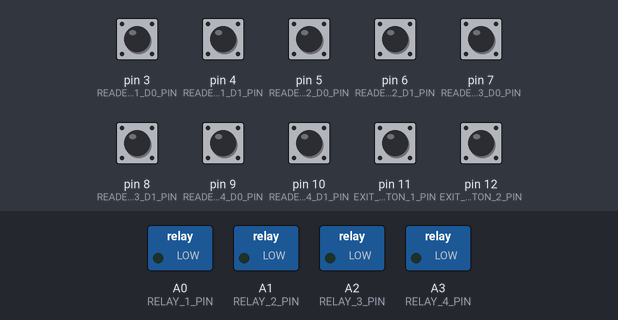
The sketch below on a simulated Arduino Uno, built with avr-gcc and run on an emulated ATmega328P. Shown: switched loads named in the sketch (green lamp = pin HIGH). The inputs (shaded band) are chosen by the test bench; at power-on: pin 3 (READER_1_D0_PIN), pin 4 (READER_1_D1_PIN), pin 5 (READER_2_D0_PIN), pin 6 (READER_2_D1_PIN), pin 7 (READER_3_D0_PIN), pin 8 (READER_3_D1_PIN), pin 9 (READER_4_D0_PIN), pin 10 (READER_4_D1_PIN), pin 11 (EXIT_BUTTON_1_PIN), pin 12 (EXIT_BUTTON_2_PIN) HIGH. What the sketch prints to the serial monitor is not drawn.

Above: at 1.2 s.
1.3 s: pin 11 (EXIT_BUTTON_1_PIN) pulled LOW for 0.15 s
At 1.7 s:
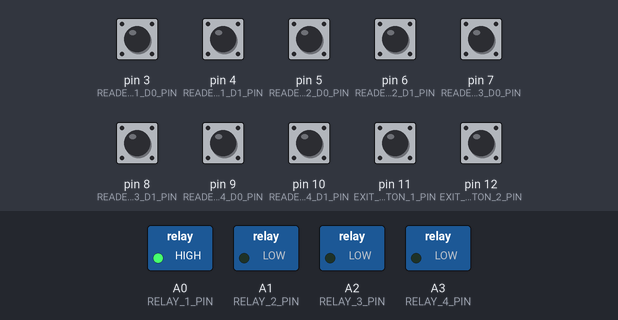
4.4 s: pin 12 (EXIT_BUTTON_2_PIN) pulled LOW for 0.15 s
At 5.2 s:
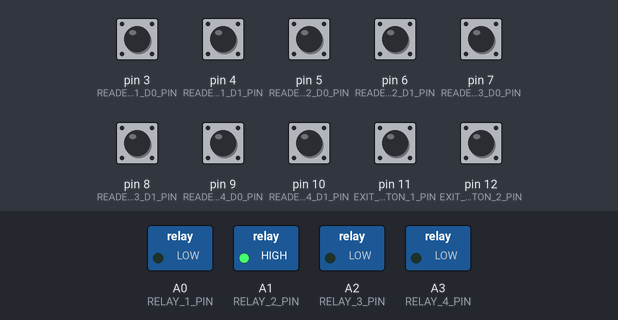
Timing chart, 0 to 8.9 s (numbered marks = the images above; inputs shaded):
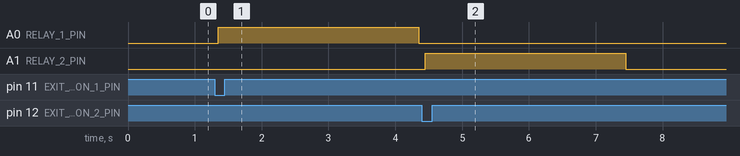

Measured:
- after the input at 1.3 s, A0 (RELAY_1_PIN): LOW → HIGH after 0.05 s, → LOW 3.0 s later
- after the input at 4.4 s, A1 (RELAY_2_PIN): LOW → HIGH after 0.05 s, → LOW 3.0 s later

The sketch:

Firmware-Control-Acceso.ino
```cpp
#include <RCSwitch.h>
#include "Wiegand34.h"

// ------------------------------ Hardware ------------------------------
const uint32_t UART_BAUD_RATE = 115200UL;

// D2 (INT0) is reserved for the 433 MHz RF receiver.
const uint8_t RF_RECEIVER_PIN = 2;

const uint8_t READER_1_D0_PIN = 3;
const uint8_t READER_1_D1_PIN = 4;
const uint8_t READER_2_D0_PIN = 5;
const uint8_t READER_2_D1_PIN = 6;
const uint8_t READER_3_D0_PIN = 7;
const uint8_t READER_3_D1_PIN = 8;
const uint8_t READER_4_D0_PIN = 9;
const uint8_t READER_4_D1_PIN = 10;

const uint8_t RELAY_1_PIN = A0;
const uint8_t RELAY_2_PIN = A1;
const uint8_t RELAY_3_PIN = A2;
const uint8_t RELAY_4_PIN = A3;
const uint8_t RELAY_COUNT = 4;
const uint8_t RELAY_ACTIVE_STATE = HIGH;
const uint8_t RELAY_INACTIVE_STATE = LOW;

// Exit buttons use the internal pull-ups and are active LOW.
const uint8_t EXIT_BUTTON_1_PIN = 11;
const uint8_t EXIT_BUTTON_2_PIN = 12;
const uint8_t EXIT_BUTTON_COUNT = 2;
const uint32_t EXIT_BUTTON_DEBOUNCE_MS = 50UL;
const uint16_t EXIT_BUTTON_RELAY_TIME_MS = 3000;

// While a remote button is held the same code is received continuously; it is
// reported again only after this interval.
const uint32_t RF_REPEAT_INTERVAL_MS = 3000UL;

// Keypad (Hikvision DS-K1802EK): every key arrives as a 4-bit Wiegand burst,
// 0-9 for digits, 0x0A for * and 0x0B for #. Keys pressed less than the
// Wiegand idle window apart merge into one burst of 8, 12 or 16 bits.
const uint8_t KEYPAD_BURST_BITS = 4;
const uint8_t KEYPAD_MAX_MERGED_BITS = 16;
const uint8_t KEY_STAR = 0x0A;
const uint8_t KEY_HASH = 0x0B;
const uint8_t PIN_MAX_DIGITS = 6;
const uint32_t PIN_TIMEOUT_MS = 10000UL;

// ------------------------------ Protocol ------------------------------
const uint8_t SOF = 0xAA;
const uint8_t EOF_MARKER = 0x55;

const uint8_t CMD_CARD_READ = 0x10;
const uint8_t CMD_RF_READ = 0x11;
const uint8_t CMD_EXIT_BUTTON = 0x12;
const uint8_t CMD_PIN_READ = 0x13;
const uint8_t CMD_ACTIVATE_RELAY = 0x20;

const uint8_t READER_1 = 0;
const uint8_t READER_2 = 1;
const uint8_t READER_3 = 2;
const uint8_t READER_4 = 3;
const uint8_t READER_COUNT = 4;

const uint8_t RELAY_1 = 0;
const uint8_t RELAY_2 = 1;
const uint8_t RELAY_3 = 2;
const uint8_t RELAY_4 = 3;

// The Wiegand library is used only to obtain the card code.
Wiegand34 reader1(READER_1_D0_PIN, READER_1_D1_PIN);
Wiegand34 reader2(READER_2_D0_PIN, READER_2_D1_PIN);
Wiegand34 reader3(READER_3_D0_PIN, READER_3_D1_PIN);
Wiegand34 reader4(READER_4_D0_PIN, READER_4_D1_PIN);

// The RCSwitch library is used only to obtain the RF code.
RCSwitch rfReceiver = RCSwitch();

uint32_t lastRFCode = 0;
uint32_t lastRFSentAt = 0;
bool hasLastRFCode = false;

// Digits typed on each reader's keypad, sent when # is pressed.
struct PinEntry {
  uint8_t digits[PIN_MAX_DIGITS];
  uint8_t length;
  bool overflow;
  uint32_t lastKeyAt;
};

PinEntry pinEntries[READER_COUNT];

struct RelayState {
  uint8_t pin;
  bool active;
  uint32_t activatedAt;
  uint16_t duration;
};

RelayState relays[RELAY_COUNT] = {
  { RELAY_1_PIN, false, 0, 0 },
  { RELAY_2_PIN, false, 0, 0 },
  { RELAY_3_PIN, false, 0, 0 },
  { RELAY_4_PIN, false, 0, 0 }
};

struct ExitButtonState {
  uint8_t pin;
  uint8_t relay;
  uint8_t stableLevel;
  uint8_t lastReading;
  uint32_t lastChangeAt;
};

// The array index is the ButtonID reported to the controller.
ExitButtonState exitButtons[EXIT_BUTTON_COUNT] = {
  { EXIT_BUTTON_1_PIN, RELAY_1, HIGH, HIGH, 0 },
  { EXIT_BUTTON_2_PIN, RELAY_2, HIGH, HIGH, 0 }
};

enum RxState {
  RX_WAIT_SOF,
  RX_READ_CMD,
  RX_READ_RELAY,
  RX_READ_TIME_MSB,
  RX_READ_TIME_LSB,
  RX_READ_CHECKSUM,
  RX_READ_EOF
};

RxState rxState = RX_WAIT_SOF;
uint8_t rxCommand = 0;
uint8_t rxRelay = 0;
uint16_t rxTime = 0;
uint8_t rxCalculatedChecksum = 0;
uint8_t rxReceivedChecksum = 0;

// XORs a sequence of protocol bytes. SOF and EOF are never supplied here.
uint8_t checksum(const uint8_t *data, uint8_t length) {
  uint8_t value = 0;

  for (uint8_t index = 0; index < length; index++) {
    value ^= data[index];
  }

  return value;
}

void resetParser() {
  rxState = RX_WAIT_SOF;
  rxCommand = 0;
  rxRelay = 0;
  rxTime = 0;
  rxCalculatedChecksum = 0;
  rxReceivedChecksum = 0;
}

// Sends: SOF, CMD, reader id, four card bytes (MSB first), checksum, EOF.
void sendCard(uint8_t reader, uint32_t card) {
  uint8_t frame[9];

  frame[0] = SOF;
  frame[1] = CMD_CARD_READ;
  frame[2] = reader;
  frame[3] = (uint8_t)(card >> 24);
  frame[4] = (uint8_t)(card >> 16);
  frame[5] = (uint8_t)(card >> 8);
  frame[6] = (uint8_t)card;
  frame[7] = checksum(&frame[1], 6);
  frame[8] = EOF_MARKER;

  Serial.write(frame, sizeof(frame));
}

// Sends: SOF, CMD, four RF code bytes (MSB first), checksum, EOF.
void sendRFCode(uint32_t code) {
  uint8_t frame[8];

  frame[0] = SOF;
  frame[1] = CMD_RF_READ;
  frame[2] = (uint8_t)(code >> 24);
  frame[3] = (uint8_t)(code >> 16);
  frame[4] = (uint8_t)(code >> 8);
  frame[5] = (uint8_t)code;
  frame[6] = checksum(&frame[1], 5);
  frame[7] = EOF_MARKER;

  Serial.write(frame, sizeof(frame));
}

// Sends: SOF, CMD, button id, checksum, EOF.
void sendExitButton(uint8_t button) {
  uint8_t frame[5];

  frame[0] = SOF;
  frame[1] = CMD_EXIT_BUTTON;
  frame[2] = button;
  frame[3] = checksum(&frame[1], 2);
  frame[4] = EOF_MARKER;

  Serial.write(frame, sizeof(frame));
}

// Sends: SOF, CMD, reader id, digit count, six digit values (unused ones are
// 0), checksum, EOF. The count keeps leading zeros: 0123 differs from 123.
void sendPin(uint8_t reader, const PinEntry &entry) {
  uint8_t frame[12] = { 0 };

  frame[0] = SOF;
  frame[1] = CMD_PIN_READ;
  frame[2] = reader;
  frame[3] = entry.length;

  for (uint8_t index = 0; index < entry.length; index++) {
    frame[4 + index] = entry.digits[index];
  }

  frame[10] = checksum(&frame[1], 9);
  frame[11] = EOF_MARKER;

  Serial.write(frame, sizeof(frame));
}

// Starts or restarts the requested relay timer without blocking other work.
void activateRelay(uint8_t relay, uint16_t time) {
  if (relay >= RELAY_COUNT) {
    return;
  }

  RelayState &state = relays[relay];
  state.duration = time;
  state.activatedAt = millis();
  state.active = true;
  digitalWrite(state.pin, RELAY_ACTIVE_STATE);
}

// Independently turns off each relay after its requested interval.
void updateRelays() {
  uint32_t now = millis();

  for (uint8_t relay = 0; relay < RELAY_COUNT; relay++) {
    RelayState &state = relays[relay];

    if (state.active && (uint32_t)(now - state.activatedAt) >= state.duration) {
      digitalWrite(state.pin, RELAY_INACTIVE_STATE);
      state.active = false;
    }
  }
}

// Executes only a fully received, checksum-validated command frame.
void processFrame() {
  if (rxCommand == CMD_ACTIVATE_RELAY && rxRelay < RELAY_COUNT) {
    activateRelay(rxRelay, rxTime);
  }
}

// Receives UART one byte at a time. An incomplete or malformed frame is ignored.
void processSerial() {
  while (Serial.available() > 0) {
    uint8_t byteReceived = (uint8_t)Serial.read();

    switch (rxState) {
      case RX_WAIT_SOF:
        if (byteReceived == SOF) {
          rxState = RX_READ_CMD;
        }
        break;

      case RX_READ_CMD:
        if (byteReceived == CMD_ACTIVATE_RELAY) {
          rxCommand = byteReceived;
          rxCalculatedChecksum = byteReceived;
          rxState = RX_READ_RELAY;
        } else if (byteReceived == SOF) {
          // An SOF here is a safe re-synchronization point before a command.
          rxState = RX_READ_CMD;
        } else {
          resetParser();
        }
        break;

      case RX_READ_RELAY:
        rxRelay = byteReceived;
        rxCalculatedChecksum ^= byteReceived;
        rxState = RX_READ_TIME_MSB;
        break;

      case RX_READ_TIME_MSB:
        rxTime = (uint16_t)byteReceived << 8;
        rxCalculatedChecksum ^= byteReceived;
        rxState = RX_READ_TIME_LSB;
        break;

      case RX_READ_TIME_LSB:
        rxTime |= byteReceived;
        rxCalculatedChecksum ^= byteReceived;
        rxState = RX_READ_CHECKSUM;
        break;

      case RX_READ_CHECKSUM:
        rxReceivedChecksum = byteReceived;
        rxState = RX_READ_EOF;
        break;

      case RX_READ_EOF:
        if (byteReceived == EOF_MARKER && rxReceivedChecksum == rxCalculatedChecksum) {
          processFrame();
          resetParser();
        } else if (byteReceived == SOF) {
          // If EOF was lost, retain this possible start of the next frame.
          rxState = RX_READ_CMD;
        }
        else {
          resetParser();
        }
        break;
    }
  }
}

void clearPin(PinEntry &entry) {
  entry.length = 0;
  entry.overflow = false;
}

// Digits accumulate per reader; * starts over and # sends the PIN. Typing more
// than PIN_MAX_DIGITS digits invalidates the entry, so a longer code never
// opens with its first six digits.
void handleKey(uint8_t reader, uint8_t key) {
  PinEntry &entry = pinEntries[reader];

  if (key <= 9) {
    entry.lastKeyAt = millis();
    if (entry.length < PIN_MAX_DIGITS) {
      entry.digits[entry.length++] = key;
    } else {
      entry.overflow = true;
    }
  } else if (key == KEY_STAR) {
    clearPin(entry);
  } else if (key == KEY_HASH) {
    if (entry.length > 0 && !entry.overflow) {
      sendPin(reader, entry);
    }
    clearPin(entry);
  }
}

// A burst of 4, 8, 12 or 16 bits holds that many keys, oldest key in the high
// nibble; any other length is a card (26 and 34 bits are never multiples of 4).
// A card also drops any digits pending on that reader.
void processReader(uint8_t reader, Wiegand34 &wiegand) {
  if (!wiegand.available()) {
    return;
  }

  uint8_t bits = wiegand.getBits();
  uint64_t code = wiegand.getCode();
  uint32_t card = wiegand.getCardCode();
  wiegand.reset();

  if (bits % KEYPAD_BURST_BITS == 0 && bits <= KEYPAD_MAX_MERGED_BITS) {
    for (int8_t shift = bits - KEYPAD_BURST_BITS; shift >= 0; shift -= KEYPAD_BURST_BITS) {
      handleKey(reader, (uint8_t)((code >> shift) & 0x0F));
    }
  } else {
    clearPin(pinEntries[reader]);
    sendCard(reader, card);
  }
}

void processReaders() {
  processReader(READER_1, reader1);
  processReader(READER_2, reader2);
  processReader(READER_3, reader3);
  processReader(READER_4, reader4);
}

// Drops digits left unconfirmed for PIN_TIMEOUT_MS.
void expirePins() {
  uint32_t now = millis();

  for (uint8_t reader = 0; reader < READER_COUNT; reader++) {
    PinEntry &entry = pinEntries[reader];

    if ((entry.length > 0 || entry.overflow) &&
        (uint32_t)(now - entry.lastKeyAt) >= PIN_TIMEOUT_MS) {
      clearPin(entry);
    }
  }
}

// Filters the repetitions of a held button: the same code is sent at most once
// every RF_REPEAT_INTERVAL_MS, while a different code is sent immediately.
void processRF() {
  if (!rfReceiver.available()) {
    return;
  }

  uint32_t code = rfReceiver.getReceivedValue();
  rfReceiver.resetAvailable();

  // A zero value is an undecodable transmission.
  if (code == 0) {
    return;
  }

  uint32_t now = millis();

  if (!hasLastRFCode || code != lastRFCode ||
      (uint32_t)(now - lastRFSentAt) >= RF_REPEAT_INTERVAL_MS) {
    sendRFCode(code);
    lastRFCode = code;
    lastRFSentAt = now;
    hasLastRFCode = true;
  }
}

// A debounced press opens its relay directly, without waiting for the
// controller, and then reports the event for logging. Holding the button
// produces a single activation.
void processExitButtons() {
  uint32_t now = millis();

  for (uint8_t button = 0; button < EXIT_BUTTON_COUNT; button++) {
    ExitButtonState &state = exitButtons[button];
    uint8_t reading = digitalRead(state.pin);

    if (reading != state.lastReading) {
      state.lastReading = reading;
      state.lastChangeAt = now;
    } else if (reading != state.stableLevel &&
               (uint32_t)(now - state.lastChangeAt) >= EXIT_BUTTON_DEBOUNCE_MS) {
      state.stableLevel = reading;

      if (reading == LOW) {
        activateRelay(state.relay, EXIT_BUTTON_RELAY_TIME_MS);
        sendExitButton(button);
      }
    }
  }
}

void setup() {
  Serial.begin(UART_BAUD_RATE);

  for (uint8_t relay = 0; relay < RELAY_COUNT; relay++) {
    pinMode(relays[relay].pin, OUTPUT);
    digitalWrite(relays[relay].pin, RELAY_INACTIVE_STATE);
  }

  for (uint8_t button = 0; button < EXIT_BUTTON_COUNT; button++) {
    pinMode(exitButtons[button].pin, INPUT_PULLUP);
  }

  reader1.begin();
  reader2.begin();
  reader3.begin();
  reader4.begin();

  rfReceiver.enableReceive(digitalPinToInterrupt(RF_RECEIVER_PIN));
}

void loop() {
  processReaders();
  expirePins();
  processRF();
  processExitButtons();
  processSerial();
  updateRelays();
}
```

Wiegand34.h
```cpp
#ifndef WIEGAND34_H
#define WIEGAND34_H

#include <Arduino.h>

class Wiegand34
{
  public:

    Wiegand34(uint8_t pinD0, uint8_t pinD1);

    void begin();

    // Indica si al menos una entrada usa una interrupcion PCINT.
    bool usingPinChangeInterrupts() const;

    bool available();

    uint8_t getBits();

    uint64_t getCode();

    uint16_t getFacility();

    uint16_t getCard();

    // Código completo de tarjeta:
    // (Facility << 16) | Card
    uint32_t getCardCode();

    void reset();


  private:

    uint8_t _pinD0;
    uint8_t _pinD1;

    volatile uint64_t _data;
    volatile uint8_t _bits;
    volatile unsigned long _lastPulse;
    volatile uint8_t _lastPinState;
    volatile bool _pcintD0;
    volatile bool _pcintD1;


    static const uint8_t MAX_LECTORES = 4;
    static Wiegand34* _instances[MAX_LECTORES];
    uint8_t _slot;

    void handleD0();
    void handleD1();
    static void ISR_D0_0();
    static void ISR_D1_0();
    static void ISR_D0_1();
    static void ISR_D1_1();
    static void ISR_D0_2();
    static void ISR_D1_2();
    static void ISR_D0_3();
    static void ISR_D1_3();

  public:
    // Uso interno: lo invocan los vectores PCINT de AVR.
    static void dispatchPCINT();
};


#endif
```

Source omitted: Wiegand34.cpp (6248 bytes)
